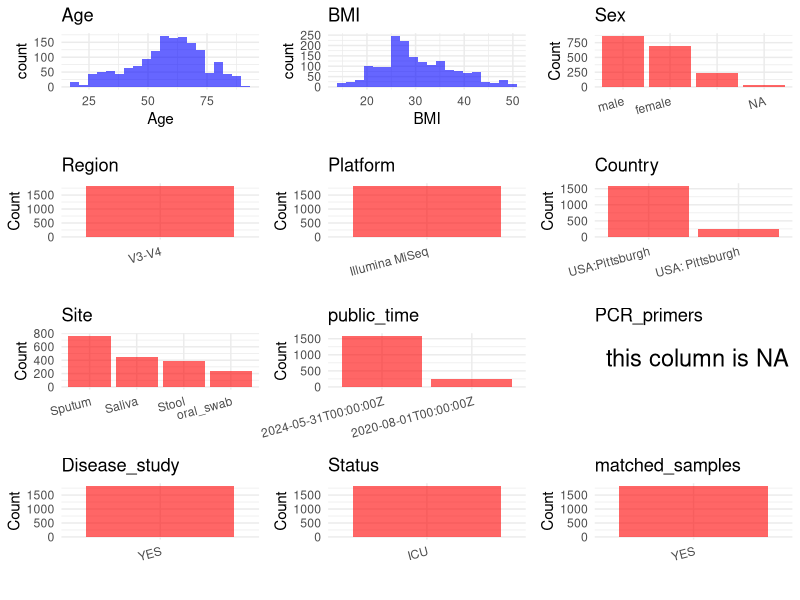

Here is the R script that generated this plot: (Note: this script raises an error after producing the figure.)
## ---- chunk 1
# Load necessary libraries
library(dplyr)
library(stringr)
library(ggplot2)
library(cowplot)

# Set working directory (update this path to your local directory)
setwd("/home/dongbiao/word_embedding_microbiome/all_data/oral/global-oral-microbiome/data/projects/PRJNA595346")

# Read the initial metadata files
initial_meta <- read.csv("SraRunTable.csv", header = T)

# Display the first few rows of the metadata
head(initial_meta)
## ---- chunk 2
# Create a uniform metadata dataframe
metadata <- data.frame(
  BioProject = initial_meta$BioProject,
  Run = initial_meta$Run,
  sample_name = initial_meta$subjectid,
  Age = initial_meta$AGE,
  Sex = initial_meta$gender,
  BMI = initial_meta$bmi,  
  Region = "V3-V4",
  Platform = initial_meta$Instrument,
  Country = initial_meta$geo_loc_name,
  Site = initial_meta$env_medium,
  public_time = initial_meta$ReleaseDate,
  stringsAsFactors = FALSE
)

metadata$Age[metadata$Age > 110] <- NA
metadata$BMI[metadata$BMI > 50] <- NA
## ---- chunk 3
# Add information obtained from the publication
metadata$PCR_primers <- NA
metadata$title <- "The upper and lower respiratory tract microbiome in severe aspiration pneumonia"
metadata$Disease_study <- "YES"

metadata$Status <- "ICU"

# Check initial data distribution
cat("Initial sample distribution:\n")
table(metadata$sample_name)
table(metadata$Site)

# Calculate sampling frequency per subject
sample_counts <- table(metadata$sample_name)
cat("\nNumber of samples per subject:\n")
print(sample_counts)

# Create matched_samples column
metadata$matched_samples <- "YES"
## ---- chunk 4
# Check the number of unique runs and sample names
print(paste("Number of unique runs:", length(unique(metadata$Run))))
print(paste("Number of unique sample names:", length(unique(metadata$sample_name))))
## ---- chunk 5
# Select columns for visualization
plot_data <- metadata %>%
  select(-BioProject, -Run, -sample_name, -title)

# Function to create simple plots for each column
create_simple_plots <- function(data) {
  plots <- list()
  
  for (col in colnames(data)) {
    # Check if the column is all NA
    if (all(is.na(data[[col]]))) {
      # Create an empty plot with text indicating all NA
      p <- ggplot() +
        annotate("text", x = 0.5, y = 0.5, label = "this column is NA", size = 6) +
        labs(title = col) +
        theme_void()
    } else if (is.numeric(data[[col]])) {
      # Numeric variable: histogram
      p <- ggplot(data, aes(x = .data[[col]])) +
        geom_histogram(fill = "blue", alpha = 0.6, bins = 20, na.rm = TRUE) +
        labs(title = col) +
        theme_minimal()
    } else {
      # Categorical variable: bar plot (remove NA values)
      count_data <- as.data.frame(table(data[[col]], useNA = "ifany"))
      p <- ggplot(count_data, aes(x = reorder(Var1, -Freq), y = Freq)) +
        geom_col(fill = "red", alpha = 0.6) +
        labs(title = col, x = NULL, y = "Count") +
        theme_minimal() +
        theme(axis.text.x = element_text(angle = 15, hjust = 1))
    }
    plots[[col]] <- p
  }
  
  return(plots)
}

# Generate and arrange plots
plots <- create_simple_plots(plot_data)
p<-plot_grid(plots$Age, 
          plots$BMI, 
          plots$Sex, 
          plots$Region, 
          plots$Platform, 
          plots$Country, 
          plots$Site,
          plots$public_time, 
          plots$PCR_primers,
          plots$Disease_study,
          plots$Status,
          plots$matched_samples,# add 
          ncol = 3, align = "hv", axis = "lb")
ggsave("Metadata_Summary.png", plot = p, width = 8, height = 6, dpi = 150)
## ---- chunk 6
knitr::include_graphics("Metadata_Summary.png")
## ---- chunk 7
# Reorder columns to match the desired format
metadata <- metadata[, c(
  "BioProject", "Run", "sample_name", "Age", "BMI", "Sex", 
  "Region", "Platform", "Country", "Site", "public_time", 
  "PCR_primers", "title", "Disease_study", "Status", "matched_samples"
)]

# Export the uniform metadata to a CSV file
write.csv(metadata, file = "metadata.csv", quote = TRUE)
head(metadata)
